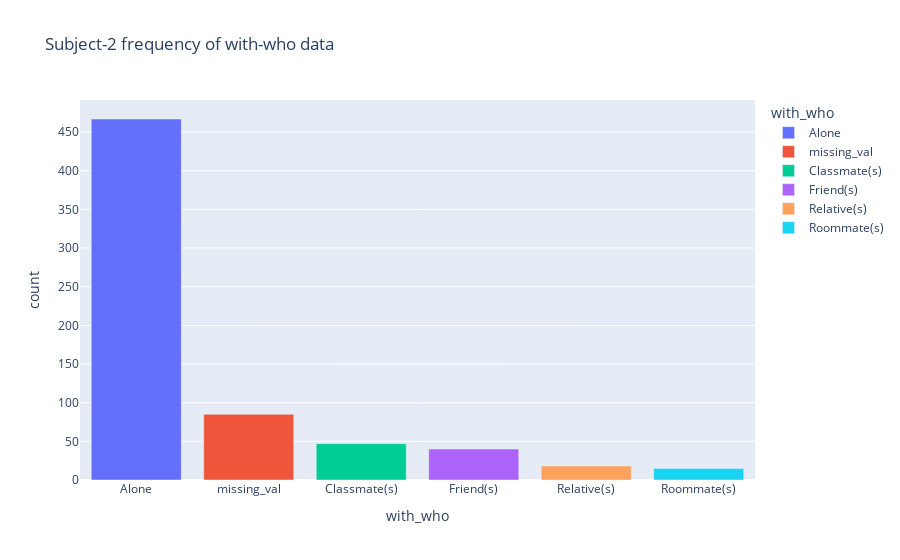

This figure's notebook cell:
### Code cell
fig = px.bar(df_f, x="with_who", y="count", color="with_who", title="Subject-2 frequency of with-who data ")
fig.show()

### Figure 1 — Plotly figure (JSON) as saved in the notebook; plotly's stock layout.template omitted (floating-point values rounded to 4 significant figures)
{"data": [{"alignmentgroup": "True", "hovertemplate": "with_who=%{x}<br>count=%{y}<extra></extra>", "legendgroup": "Alone", "marker": {"color": "#636efa", "pattern": {"shape": ""}}, "name": "Alone", "offsetgroup": "Alone", "orientation": "v", "showlegend": true, "textposition": "auto", "type": "bar", "x": ["Alone"], "xaxis": "x", "y": [467], "yaxis": "y"}, {"alignmentgroup": "True", "hovertemplate": "with_who=%{x}<br>count=%{y}<extra></extra>", "legendgroup": "missing_val", "marker": {"color": "#EF553B", "pattern": {"shape": ""}}, "name": "missing_val", "offsetgroup": "missing_val", "orientation": "v", "showlegend": true, "textposition": "auto", "type": "bar", "x": ["missing_val"], "xaxis": "x", "y": [85], "yaxis": "y"}, {"alignmentgroup": "True", "hovertemplate": "with_who=%{x}<br>count=%{y}<extra></extra>", "legendgroup": "Classmate(s)", "marker": {"color": "#00cc96", "pattern": {"shape": ""}}, "name": "Classmate(s)", "offsetgroup": "Classmate(s)", "orientation": "v", "showlegend": true, "textposition": "auto", "type": "bar", "x": ["Classmate(s)"], "xaxis": "x", "y": [47], "yaxis": "y"}, {"alignmentgroup": "True", "hovertemplate": "with_who=%{x}<br>count=%{y}<extra></extra>", "legendgroup": "Friend(s)", "marker": {"color": "#ab63fa", "pattern": {"shape": ""}}, "name": "Friend(s)", "offsetgroup": "Friend(s)", "orientation": "v", "showlegend": true, "textposition": "auto", "type": "bar", "x": ["Friend(s)"], "xaxis": "x", "y": [40], "yaxis": "y"}, {"alignmentgroup": "True", "hovertemplate": "with_who=%{x}<br>count=%{y}<extra></extra>", "legendgroup": "Relative(s)", "marker": {"color": "#FFA15A", "pattern": {"shape": ""}}, "name": "Relative(s)", "offsetgroup": "Relative(s)", "orientation": "v", "showlegend": true, "textposition": "auto", "type": "bar", "x": ["Relative(s)"], "xaxis": "x", "y": [18], "yaxis": "y"}, {"alignmentgroup": "True", "hovertemplate": "with_who=%{x}<br>count=%{y}<extra></extra>", "legendgroup": "Roommate(s)", "marker": {"color": "#19d3f3", "pattern": {"shape": ""}}, "name": "Roommate(s)", "offsetgroup": "Roommate(s)", "orientation": "v", "showlegend": true, "textposition": "auto", "type": "bar", "x": ["Roommate(s)"], "xaxis": "x", "y": [15], "yaxis": "y"}], "layout": {"barmode": "relative", "legend": {"title": {"text": "with_who"}, "tracegroupgap": 0}, "title": {"text": "Subject-2 frequency of with-who data "}, "xaxis": {"anchor": "y", "categoryarray": ["Alone", "missing_val", "Classmate(s)", "Friend(s)", "Relative(s)", "Roommate(s)"], "categoryorder": "array", "domain": [0, 1], "title": {"text": "with_who"}}, "yaxis": {"anchor": "x", "domain": [0, 1], "title": {"text": "count"}}}}
